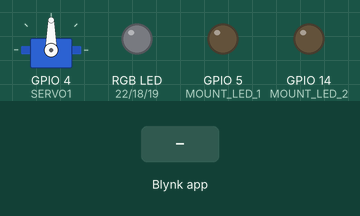
A sketch run on a simulated ESP32. Shown: servo, an RGB LED mixed from three pins (HIGH = lit), output pins drawn as LEDs (lit = HIGH). The test bench sets the inputs (shaded band). WiFi joins after 1.5 s; servers stay silent unless stated.

Above: at 3.3 s.
3.4 s: Blynk app writes 1 to V0
At 4.0 s:
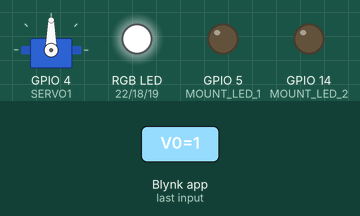
4.9 s: Blynk app writes 1 to V1
At 6.1 s:
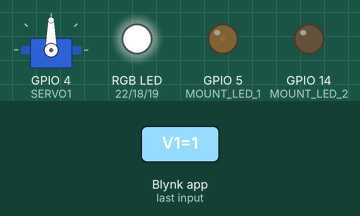
6.4 s: Blynk app writes 0 to V0
At 7.5 s:
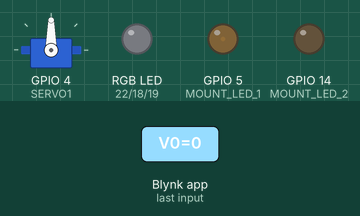
7.9 s: Blynk app writes 200 to V1
At 8.6 s:
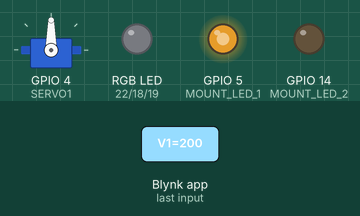
9.4 s: Blynk app writes 200 to V0
At 9.8 s:
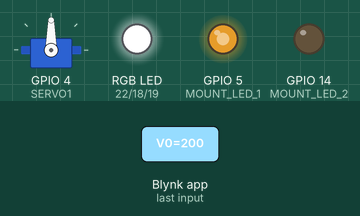
10.9 s: Blynk app writes 1 to V2
At 12.1 s:
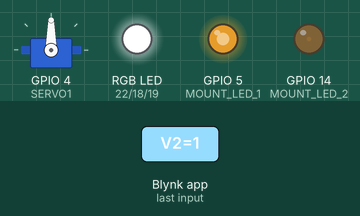
Timing chart, 0 to 13.4 s (numbered marks = the images above; inputs shaded):
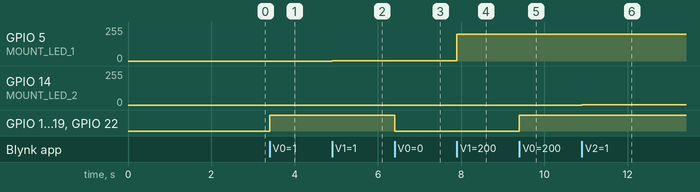

Measured:
- after the input at 3.4 s, GPIO 18 (G_LED), GPIO 19 (B_LED), GPIO 22 (R_LED): LOW → HIGH at once
- after the input at 4.9 s, GPIO 5 (MOUNT_LED_1): 0/255 → 1/255 at once
- after the input at 6.4 s, GPIO 18 (G_LED), GPIO 19 (B_LED), GPIO 22 (R_LED): HIGH → LOW at once
- after the input at 7.9 s, GPIO 5 (MOUNT_LED_1): 1/255 → 199/255 at once
- after the input at 9.4 s, GPIO 18 (G_LED), GPIO 19 (B_LED), GPIO 22 (R_LED): LOW → HIGH at once
- after the input at 10.9 s, GPIO 14 (MOUNT_LED_2): 0/255 → 1/255 at once

The sketch:

Switchuino_Blynk_Example.ino
```cpp
// (licence header left out)
#include <WiFi.h> //Download
#include <WiFiClient.h>
#include <BlynkSimpleEsp32.h> //Download
#include <servo.h> //Download

//#define BLYNK_PRINT Serial /* Comment this out to disable prints and save space */

#define BLINK_COLOR_MAX 1023
#define RGB_COLOR_MAX 10000

//RGB LED Pin Numbers for the Switchuino
//#define R_LED 25
//#define G_LED 26
//#define B_LED 27
#define R_LED 22
#define G_LED 18
#define B_LED 19
#define RGB_MULTIPLIER 10000

//Mount LED Pin Numbers for the Switchuino (Located on the Servo Mounting Brackets)
#define MOUNT_LED_1 5
#define MOUNT_LED_2 14

uint8_t ledChannel[5] = {1, 2, 3, 4, 5};

//Servo Pin Numbers for Switchuino (NOTE: only SERVO1 will be used initially, you may add the second servo if you'd like)
#define SERVO1 4
Servo myServo1;
//#define SERVO2 16

//Servo State Positions (NOTE: These may need to be changed for each servo)
//ON should be the minimum angle required to turn on the switch consistently.
#define SERVO1_ON 0    /***USER_SHOULD_EDIT***/
//REST should be the angle where the servo bar is parallel to the wall/
#define SERVO1_REST 90 /***USER_SHOULD_EDIT***/
//OFF should be the minimum angle required to turn off the switch consistently.
#define SERVO1_OFF 180 /***USER_SHOULD_EDIT***/

// You should get Auth Token in the Blynk App.
// Go to the Project Settings (nut icon).
char auth[] = "YourAuthTokenWillBeAboutThisLong"; /***USER_MUST_EDIT***/

// Your WiFi credentials.
// Set password to "" for open networks.
char ssid[] = "YourWiFiName"; /***USER_MUST_EDIT***/
char pass[] = "YourWiFiPassword"; /***USER_MUST_EDIT***/

BLYNK_WRITE(V0) { //Control RGB LED
  for(int i=0; i<3; i++){
    ledcWrite(ledChannel[i], param[i].asInt()*RGB_MULTIPLIER); //Write RGB LED to values indicated by Blynk
  }
}

BLYNK_WRITE(V1) { //Control Mount 1 LED
  ledcWrite(ledChannel[3], param.asInt()); //Write to Mount 1 LED
}

BLYNK_WRITE(V2) { //Control Mount 2 LED
  ledcWrite(ledChannel[4], param.asInt()); //Write to Mount 2 LED
}

bool switchOn = false;
BLYNK_WRITE(V3) { //Toggle Light Switch
  int goTo; //Selected angle to move servo to
  if (param.asInt() == 1 && !switchOn) {
    goTo = SERVO1_ON; //Set
  } else if (param.asInt() == 0 && switchOn) {
    goTo = SERVO1_OFF;
  }
  myServo1.attach(SERVO1);
  myServo1.write(SERVO1_REST);
  delay(250);
  myServo1.write(goTo);
  delay(400);
  myServo1.write(SERVO1_REST);
  delay(250);
  myServo1.detach();
  switchOn = !switchOn;
}

void setup(){ //Device Setup
  Serial.begin(115200); /*Initialize Serial with 115200 Baud*/

  //Attaching each channel to the correct pin
  ledcAttachPin(R_LED, ledChannel[0]);
  ledcAttachPin(G_LED, ledChannel[1]);
  ledcAttachPin(B_LED, ledChannel[2]);
  ledcAttachPin(MOUNT_LED_1, ledChannel[3]);
  ledcAttachPin(MOUNT_LED_2, ledChannel[4]);

  //Initialize LED Channels:
  for(int i=0; i<5; i++){
    ledcSetup(ledChannel[i], 12000, 8); //12 kHz PWM, 8-bit resolution
    ledcWrite(ledChannel[i], 0); //Set all LED's to LOW
  }

  myServo1.attach(SERVO1); //Begins PWM for servo.
  myServo1.write(SERVO1_REST); //Move servo to rest position (between on and off positions).
  delay(300); //Wait for servo movement
  myServo1.detach(); //Turn off PWM signal to servo (saves power and stops any buzzing)

  Blynk.begin(auth, ssid, pass); //Setup Wifi and connect with Blynk
}

void loop(){ //Main Loop
  Blynk.run();
}
```
